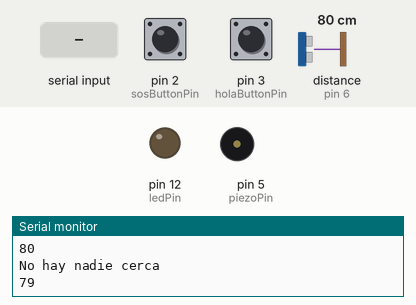
Recording of a sketch running on a simulated Arduino Uno, built with avr-gcc and run on an emulated ATmega328P. On the bench: output pins drawn as LEDs (lit = HIGH), buzzer (waves = sounding), the last lines printed to the serial monitor. Wiring (inferred from the names in the program): ultrasonic range finder: trigger pin 7; echo pin 6. Inputs (shaded band) come from the test bench; at power-on: distance to the obstacle (sensor on pin 6) 80 cm, pin 2 (sosButtonPin) HIGH, pin 3 (holaButtonPin) HIGH. The echo pulse lasts 58.3 µs per cm; pins used as bus, display or sensor lines are not drawn.

Above: at 1.2 s.
1.3 s: "90 45\n" received over Serial
At 2.19 s:
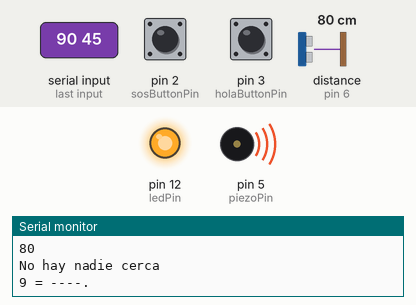
4.4 s: distance to the obstacle (sensor on pin 6) set to 18 cm
7.5 s: pin 2 (sosButtonPin) pulled LOW for 3.2 s
12.2 s: pin 2 (sosButtonPin) pulled LOW for 1 s
15.3 s: pin 2 (sosButtonPin) pulled LOW for 0.15 s
At 18.1 s:
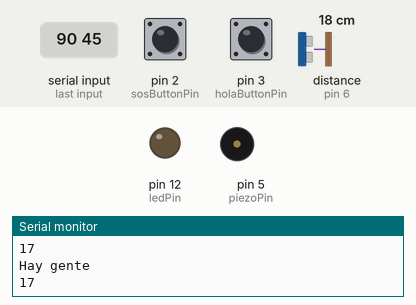
Timing chart, 0 to 19.4 s (numbered marks = the images above; inputs shaded):
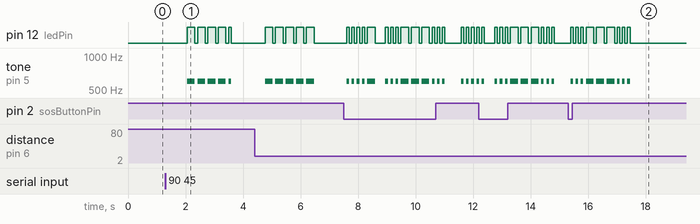

The sketch:

sketch_nov12a.ino
```cpp
int TRIG =7;
int ECO=6;
int ledPin = 12;
int piezoPin = 5;
int puntoDelay = 90;
int sosButtonPin = 2; // Pin del botón SOS
int holaButtonPin = 3; // Pin del botón Hola
int DURACION;
int DISTANCIA;


bool sosPressed = false; // Bandera para indicar si se ha pulsado el botón SOS
bool holaPressed = false; // Bandera para indicar si se ha pulsado el botón Hola
bool enableMorseCode = false; // Bandera para habilitar/deshabilitar el código Morse

// Definición de letras en morse
String letras[] = {
  ".-", "-...", "-.-.", "-..", ".", "..-.", "--.", "....", "..", // a-i
  ".---", "-.-", ".-..", "--", "-.", "---", ".--.", "--.-", ".-.", // j-r
  "...", "-", "..-", "...-", ".--", "-..-", "-.--", "--.." // s-z
};

// Definición de números en morse
String numeros[] = {
  "-----", ".----", "..---", "...--", "....-", // 0-4
  ".....", "-....", "--...", "---..", "----." // 5-9
};

void setup()
{
  pinMode(ledPin, OUTPUT);
  pinMode(piezoPin, OUTPUT);
  pinMode(sosButtonPin, INPUT_PULLUP); // Botón SOS con pull-up
  pinMode(holaButtonPin, INPUT_PULLUP); // Botón Hola con pull-up
  pinMode(TRIG, OUTPUT);
  pinMode(ECO, INPUT);
  Serial.begin(9600);

  Serial.begin(9600);
  noTone(piezoPin); // Asegurarse de que el piezo esté en silencio al inicio

  // Inicializar las banderas como false
  sosPressed = true;
  holaPressed = true;
  digitalWrite(piezoPin,HIGH);
  digitalWrite(piezoPin,LOW);
  //delay(DISTANCIA*10); //Espero (operacion) en segundos
  //digitalWrite(LED,LOW); //Apago Led
}

void loop()
{

  const int MAX_INTENTOS = 5;  // Número máximo de intentos
  int intentoActual = 0;  // Contador de intentos

  for (int intentoActual = 0; intentoActual < MAX_INTENTOS; ++intentoActual) {
    digitalWrite(TRIG, HIGH); // Enciendo el Trigger
    delayMicroseconds(10); // Espero 10 microsegundos
    digitalWrite(TRIG, LOW); // Apago el Trigger
    DURACION = pulseIn(ECO, HIGH); // Devuelve un valor de tiempo en microsegundos que lo asignamos a la variable DURACION. Es decir, espera por un pulso alto
    DISTANCIA = DURACION / 58.2; // Divido la DURACION en 58.2 para obtenerla en centímetros
    Serial.println(DISTANCIA); // Imprimo texto o muestro la línea Distancia
    delay(200); // Espero 200 microsegundos

    if (DISTANCIA <= 50 && DISTANCIA >= 10) // Si DISTANCIA es mayor a 50 y menor a 10
    {
      Serial.println("Hay gente"); // Imprimo mensaje indicando que hay gente
      break; // Salir del bucle
    }
    else
    {
      Serial.println("No hay nadie cerca"); // Imprimo mensaje indicando que no hay nadie cerca
    }

      // Puedes agregar más código aquí para otras acciones que quieras realizar en cada iteración
   }


  noTone(piezoPin);
  char ch;
  if (Serial.available()) // ¿Hay algo que leer del USB?
  {
    ch = Serial.read(); // Leer una letra
    Serial.print(ch); // Imprimir letra
    Serial.print(" = "); // Imprimir signo =

    if (ch >= 'a' && ch <= 'z')
    {
      flashSecuencia(letras[ch - 'a']);
    }
    else if (ch >= 'A' && ch <= 'Z')
    {
      flashSecuencia(letras[ch - 'A']);
    }
    else if (ch >= '0' && ch <= '9')
    {
      flashSecuencia(numeros[ch - '0']);
    }
    else if (ch == ' ')
    {
      Serial.println("");
      delay(puntoDelay * 4); // Espacio entre palabras
    }
  }

  // Comprobar si se presionó alguno de los botones
  if (digitalRead(sosButtonPin) == LOW && !sosPressed)
  {
    flashSecuencia("...---..."); // Envía SOS
    sosPressed = true;
  }
  else if (digitalRead(holaButtonPin) == LOW && !holaPressed)
  {
    flashSecuencia("....---.-...-"); // Envía Hola
    holaPressed = true;
  }

  // Reiniciar las banderas cuando se sueltan los botones
  if (digitalRead(sosButtonPin) == HIGH)
  {
    sosPressed = false;
  }
  if (digitalRead(holaButtonPin) == HIGH)
  {
    holaPressed = false;
  }
}

void flashSecuencia(String secuencia)
{
  Serial.println(secuencia); // Imprimir el valor en morse
  int i = 0;
  while (secuencia[i] != NULL)
  {
    flashDotOrDash(secuencia[i]);
    i++;
  }
  delay(puntoDelay * 3); // Espacio entre letras
}

void flashDotOrDash(char dotOrDash)
{
  noTone(piezoPin);
  digitalWrite(ledPin, HIGH);
  tone(piezoPin, 600);
  if (dotOrDash == '.') //si es punto
  {
    delay(puntoDelay);
    noTone(piezoPin);

  }
  else // debe ser una -
  {
    delay(puntoDelay * 3);
    noTone(piezoPin);

  }
  noTone(piezoPin);
  digitalWrite(ledPin, LOW);
  delay(puntoDelay); // espacio entre destellos
}
```

Measured:
- after the input at 1.3 s, pin 12 (ledPin): goes 4 × (HIGH 0.27 s, LOW 0.09 s), HIGH 0.09 s, then LOW, starting after 0.76 s; tone on pin 5 (piezoPin): goes 4 × (600 Hz 0.27 s, silent 0.09 s), 600 Hz 0.09 s, then silent, starting after 0.76 s
